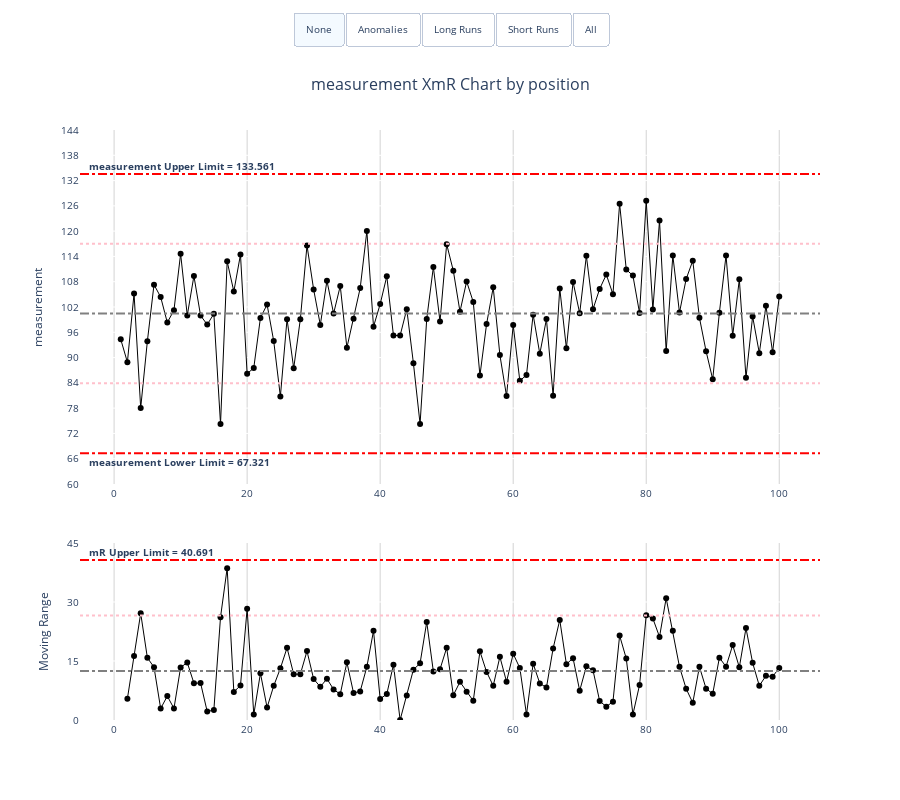

The notebook cell saved with this chart:
### Code cell
# Numeric example
numeric_data = pd.DataFrame({
    'position': range(1, 101),
    'measurement': np.random.normal(100, 10, 100)
})

xmr_numeric = xmr.XmR(
    data=numeric_data,
    x_ser_name='position',
    y_ser_name='measurement',
    x_type='numeric',
    chart_height=800
)

xmr_numeric.xmr_chart

### Figure 1 — Plotly figure (JSON) as saved in the notebook; plotly's stock layout.template omitted (floating-point values rounded to 4 significant figures)
{"data": [{"hovertemplate": "<b>Position:</b> %{x}<br><b>Value:</b> %{y:.2f}<br><extra></extra>", "line": {"color": "black", "width": 1}, "marker": {"color": "black", "size": 6}, "mode": "lines+markers", "name": "measurement", "type": "scatter", "x": [1, 2, 3, 4, 5, 6, 7, 8, 9, 10, 11, 12, 13, 14, 15, 16, 17, 18, 19, 20, 21, 22, 23, 24, 25, 26, 27, 28, 29, 30, 31, 32, 33, 34, 35, 36, 37, 38, 39, 40, 41, 42, 43, 44, 45, 46, 47, 48, 49, 50, 51, 52, 53, 54, 55, 56, 57, 58, 59, 60, 61, 62, 63, 64, 65, 66, 67, 68, 69, 70, 71, 72, 73, 74, 75, 76, 77, 78, 79, 80, 81, 82, 83, 84, 85, 86, 87, 88, 89, 90, 91, 92, 93, 94, 95, 96, 97, 98, 99, 100], "xaxis": "x", "y": [94.32, 88.9, 105.2, 78.05, 93.88, 107.3, 104.4, 98.31, 101.2, 114.6, 100.0, 109.4, 99.97, 97.83, 100.4, 74.22, 112.8, 105.7, 114.4, 86.16, 87.54, 99.42, 102.6, 93.91, 80.78, 99.12, 87.46, 99.1, 116.6, 106.2, 97.75, 108.2, 100.5, 107.0, 92.35, 99.22, 106.5, 120.0, 97.34, 102.7, 109.3, 95.24, 95.23, 101.5, 88.66, 74.26, 99.17, 111.5, 98.56, 116.9, 110.6, 100.9, 108.1, 103.2, 85.74, 97.97, 106.7, 90.61, 80.87, 97.7, 84.48, 85.87, 100.2, 90.88, 99.13, 80.97, 106.4, 92.21, 107.9, 100.5, 114.1, 101.5, 106.3, 109.7, 105.0, 126.5, 110.9, 109.5, 100.5, 127.2, 101.4, 122.5, 91.54, 114.2, 100.7, 108.6, 113.0, 99.46, 91.5, 84.83, 100.7, 114.2, 95.19, 108.6, 85.22, 99.76, 91.05, 102.3, 91.27, 104.5], "yaxis": "y"}, {"hovertemplate": "<b>Position:</b> %{x}<br><b>Range:</b> %{y:.2f}<br><extra></extra>", "line": {"color": "black", "width": 1}, "marker": {"color": "black", "size": 6}, "mode": "lines+markers", "name": "Moving Range", "type": "scatter", "x": [1, 2, 3, 4, 5, 6, 7, 8, 9, 10, 11, 12, 13, 14, 15, 16, 17, 18, 19, 20, 21, 22, 23, 24, 25, 26, 27, 28, 29, 30, 31, 32, 33, 34, 35, 36, 37, 38, 39, 40, 41, 42, 43, 44, 45, 46, 47, 48, 49, 50, 51, 52, 53, 54, 55, 56, 57, 58, 59, 60, 61, 62, 63, 64, 65, 66, 67, 68, 69, 70, 71, 72, 73, 74, 75, 76, 77, 78, 79, 80, 81, 82, 83, 84, 85, 86, 87, 88, 89, 90, 91, 92, 93, 94, 95, 96, 97, 98, 99, 100], "xaxis": "x2", "y": [null, 5.42, 16.28, 27.13, 15.83, 13.42, 2.918, 6.071, 2.937, 13.37, 14.61, 9.357, 9.391, 2.14, 2.545, 26.15, 38.6, 7.15, 8.766, 28.28, 1.38, 11.87, 3.173, 8.681, 13.13, 18.34, 11.66, 11.64, 17.52, 10.43, 8.431, 10.48, 7.779, 6.55, 14.65, 6.871, 7.274, 13.52, 22.67, 5.347, 6.606, 14.05, 0.01017, 6.236, 12.81, 14.4, 24.92, 12.32, 12.93, 18.34, 6.313, 9.693, 7.173, 4.872, 17.45, 12.22, 8.705, 16.06, 9.742, 16.83, 13.23, 1.391, 14.32, 9.307, 8.255, 18.17, 25.44, 14.19, 15.73, 7.444, 13.64, 12.65, 4.807, 3.4, 4.666, 21.46, 15.62, 1.424, 8.904, 26.64, 25.8, 21.13, 30.98, 22.67, 13.54, 7.958, 4.362, 13.52, 7.964, 6.668, 15.83, 13.57, 19.04, 13.4, 23.36, 14.53, 8.703, 11.24, 11.02, 13.25], "yaxis": "y2"}, {"marker": {"color": "red", "size": 8, "symbol": "cross"}, "mode": "markers", "texttemplate": "%{y}", "type": "scatter", "visible": false, "x": [], "xaxis": "x", "y": [], "yaxis": "y"}, {"marker": {"color": "red", "size": 8, "symbol": "cross"}, "mode": "markers", "type": "scatter", "visible": false, "x": [], "xaxis": "x2", "y": [], "yaxis": "y2"}], "layout": {"annotations": [{"font": {"size": 16}, "showarrow": false, "text": "measurement XmR Chart by position", "x": 0.5, "xanchor": "center", "xref": "paper", "y": 1.1, "yanchor": "top", "yref": "paper"}, {"font": {"size": 10}, "showarrow": false, "text": "<b>mR Upper Limit = 40.691</b>", "x": 0.01, "xanchor": "left", "xref": "paper", "y": 42.73, "yanchor": "auto", "yref": "y2"}, {"font": {"size": 10}, "showarrow": false, "text": "<b>measurement Upper Limit = 133.561</b>", "x": 0.01, "xanchor": "left", "xref": "paper", "y": 135.5, "yanchor": "auto", "yref": "y"}, {"font": {"size": 10}, "showarrow": false, "text": "<b>measurement Lower Limit = 67.321</b>", "x": 0.01, "xanchor": "left", "xref": "paper", "y": 65.33, "yanchor": "auto", "yref": "y"}], "font": {"size": 10}, "height": 800, "hovermode": "x", "plot_bgcolor": "white", "shapes": [{"line": {"color": "gray", "dash": "dashdot"}, "type": "line", "x0": 0, "x1": 1, "xref": "x domain", "y0": 100.4, "y1": 100.4, "yref": "y"}, {"line": {"color": "red", "dash": "dashdot"}, "type": "line", "x0": 0, "x1": 1, "xref": "x domain", "y0": 133.6, "y1": 133.6, "yref": "y"}, {"line": {"color": "red", "dash": "dashdot"}, "type": "line", "x0": 0, "x1": 1, "xref": "x domain", "y0": 67.32, "y1": 67.32, "yref": "y"}, {"line": {"color": "pink", "dash": "dot"}, "type": "line", "x0": 0, "x1": 1, "xref": "x domain", "y0": 117.0, "y1": 117.0, "yref": "y"}, {"line": {"color": "pink", "dash": "dot"}, "type": "line", "x0": 0, "x1": 1, "xref": "x domain", "y0": 83.88, "y1": 83.88, "yref": "y"}, {"line": {"color": "gray", "dash": "dashdot"}, "type": "line", "x0": 0, "x1": 1, "xref": "x domain", "y0": 12.45, "y1": 12.45, "yref": "y2"}, {"line": {"color": "red", "dash": "dashdot"}, "type": "line", "x0": 0, "x1": 1, "xref": "x domain", "y0": 40.69, "y1": 40.69, "yref": "y2"}, {"line": {"color": "pink", "dash": "dot"}, "type": "line", "x0": 0, "x1": 1, "xref": "x domain", "y0": 26.57, "y1": 26.57, "yref": "y2"}], "showlegend": false, "updatemenus": [{"active": 0, "buttons": [{"args": [{"visible": [true, true, false, false]}, {"annotations": [{"font": {"size": 16}, "showarrow": false, "text": "measurement XmR Chart by position", "x": 0.5, "xanchor": "center", "xref": "paper", "y": 1.1, "yanchor": "top", "yref": "paper"}, {"font": {"size": 10}, "showarrow": false, "text": "<b>mR Upper Limit = 40.691</b>", "x": 0.01, "xanchor": "left", "xref": "paper", "y": 42.73, "yanchor": "auto", "yref": "y2"}, {"font": {"size": 10}, "showarrow": false, "text": "<b>measurement Upper Limit = 133.561</b>", "x": 0.01, "xanchor": "left", "xref": "paper", "y": 135.5, "yanchor": "auto", "yref": "y"}, {"font": {"size": 10}, "showarrow": false, "text": "<b>measurement Lower Limit = 67.321</b>", "x": 0.01, "xanchor": "left", "xref": "paper", "y": 65.33, "yanchor": "auto", "yref": "y"}], "shapes": [{"line": {"color": "gray", "dash": "dashdot"}, "type": "line", "x0": 0, "x1": 1, "xref": "x domain", "y0": 100.4, "y1": 100.4, "yref": "y"}, {"line": {"color": "red", "dash": "dashdot"}, "type": "line", "x0": 0, "x1": 1, "xref": "x domain", "y0": 133.6, "y1": 133.6, "yref": "y"}, {"line": {"color": "red", "dash": "dashdot"}, "type": "line", "x0": 0, "x1": 1, "xref": "x domain", "y0": 67.32, "y1": 67.32, "yref": "y"}, {"line": {"color": "pink", "dash": "dot"}, "type": "line", "x0": 0, "x1": 1, "xref": "x domain", "y0": 117.0, "y1": 117.0, "yref": "y"}, {"line": {"color": "pink", "dash": "dot"}, "type": "line", "x0": 0, "x1": 1, "xref": "x domain", "y0": 83.88, "y1": 83.88, "yref": "y"}, {"line": {"color": "gray", "dash": "dashdot"}, "type": "line", "x0": 0, "x1": 1, "xref": "x domain", "y0": 12.45, "y1": 12.45, "yref": "y2"}, {"line": {"color": "red", "dash": "dashdot"}, "type": "line", "x0": 0, "x1": 1, "xref": "x domain", "y0": 40.69, "y1": 40.69, "yref": "y2"}, {"line": {"color": "pink", "dash": "dot"}, "type": "line", "x0": 0, "x1": 1, "xref": "x domain", "y0": 26.57, "y1": 26.57, "yref": "y2"}]}], "label": "None", "method": "update"}, {"args": [{"visible": [true, true, true, true]}, {"annotations": [{"font": {"size": 16}, "showarrow": false, "text": "measurement XmR Chart by position", "x": 0.5, "xanchor": "center", "xref": "paper", "y": 1.1, "yanchor": "top", "yref": "paper"}, {"font": {"size": 10}, "showarrow": false, "text": "<b>mR Upper Limit = 40.691</b>", "x": 0.01, "xanchor": "left", "xref": "paper", "y": 42.73, "yanchor": "auto", "yref": "y2"}, {"font": {"size": 10}, "showarrow": false, "text": "<b>measurement Upper Limit = 133.561</b>", "x": 0.01, "xanchor": "left", "xref": "paper", "y": 135.5, "yanchor": "auto", "yref": "y"}, {"font": {"size": 10}, "showarrow": false, "text": "<b>measurement Lower Limit = 67.321</b>", "x": 0.01, "xanchor": "left", "xref": "paper", "y": 65.33, "yanchor": "auto", "yref": "y"}], "shapes": [{"line": {"color": "gray", "dash": "dashdot"}, "type": "line", "x0": 0, "x1": 1, "xref": "x domain", "y0": 100.4, "y1": 100.4, "yref": "y"}, {"line": {"color": "red", "dash": "dashdot"}, "type": "line", "x0": 0, "x1": 1, "xref": "x domain", "y0": 133.6, "y1": 133.6, "yref": "y"}, {"line": {"color": "red", "dash": "dashdot"}, "type": "line", "x0": 0, "x1": 1, "xref": "x domain", "y0": 67.32, "y1": 67.32, "yref": "y"}, {"line": {"color": "pink", "dash": "dot"}, "type": "line", "x0": 0, "x1": 1, "xref": "x domain", "y0": 117.0, "y1": 117.0, "yref": "y"}, {"line": {"color": "pink", "dash": "dot"}, "type": "line", "x0": 0, "x1": 1, "xref": "x domain", "y0": 83.88, "y1": 83.88, "yref": "y"}, {"line": {"color": "gray", "dash": "dashdot"}, "type": "line", "x0": 0, "x1": 1, "xref": "x domain", "y0": 12.45, "y1": 12.45, "yref": "y2"}, {"line": {"color": "red", "dash": "dashdot"}, "type": "line", "x0": 0, "x1": 1, "xref": "x domain", "y0": 40.69, "y1": 40.69, "yref": "y2"}, {"line": {"color": "pink", "dash": "dot"}, "type": "line", "x0": 0, "x1": 1, "xref": "x domain", "y0": 26.57, "y1": 26.57, "yref": "y2"}]}], "label": "Anomalies", "method": "update"}, {"args": [{"visible": [true, true, false, false]}, {"annotations": [{"font": {"size": 16}, "showarrow": false, "text": "measurement XmR Chart by position", "x": 0.5, "xanchor": "center", "xref": "paper", "y": 1.1, "yanchor": "top", "yref": "paper"}, {"font": {"size": 10}, "showarrow": false, "text": "<b>mR Upper Limit = 40.691</b>", "x": 0.01, "xanchor": "left", "xref": "paper", "y": 42.73, "yanchor": "auto", "yref": "y2"}, {"font": {"size": 10}, "showarrow": false, "text": "<b>measurement Upper Limit = 133.561</b>", "x": 0.01, "xanchor": "left", "xref": "paper", "y": 135.5, "yanchor": "auto", "yref": "y"}, {"font": {"size": 10}, "showarrow": false, "text": "<b>measurement Lower Limit = 67.321</b>", "x": 0.01, "xanchor": "left", "xref": "paper", "y": 65.33, "yanchor": "auto", "yref": "y"}], "shapes": [{"line": {"color": "gray", "dash": "dashdot"}, "type": "line", "x0": 0, "x1": 1, "xref": "x domain", "y0": 100.4, "y1": 100.4, "yref": "y"}, {"line": {"color": "red", "dash": "dashdot"}, "type": "line", "x0": 0, "x1": 1, "xref": "x domain", "y0": 133.6, "y1": 133.6, "yref": "y"}, {"line": {"color": "red", "dash": "dashdot"}, "type": "line", "x0": 0, "x1": 1, "xref": "x domain", "y0": 67.32, "y1": 67.32, "yref": "y"}, {"line": {"color": "pink", "dash": "dot"}, "type": "line", "x0": 0, "x1": 1, "xref": "x domain", "y0": 117.0, "y1": 117.0, "yref": "y"}, {"line": {"color": "pink", "dash": "dot"}, "type": "line", "x0": 0, "x1": 1, "xref": "x domain", "y0": 83.88, "y1": 83.88, "yref": "y"}, {"line": {"color": "gray", "dash": "dashdot"}, "type": "line", "x0": 0, "x1": 1, "xref": "x domain", "y0": 12.45, "y1": 12.45, "yref": "y2"}, {"line": {"color": "red", "dash": "dashdot"}, "type": "line", "x0": 0, "x1": 1, "xref": "x domain", "y0": 40.69, "y1": 40.69, "yref": "y2"}, {"line": {"color": "pink", "dash": "dot"}, "type": "line", "x0": 0, "x1": 1, "xref": "x domain", "y0": 26.57, "y1": 26.57, "yref": "y2"}, {"fillcolor": "pink", "line": {"color": "purple", "dash": "longdashdot", "width": 2}, "name": "Long Run", "opacity": 0.2, "path": "M 69 112.14355926861374 L 70 104.6993696232328 L 71 118.34055239107434 L 72 105.68859841395697 L 73 110.49594813262254 L 74 113.89545113659337 L 75 109.22946719354414 L 76 130.69407126900063 L 77 115.07618945371931 L 78 113.65241379064402 L 79 104.7482916271029 L 80 131.3909136783542 L 81 105.58769879077123 L 81 97.18769879077122 L 80 122.9909136783542 L 79 96.3482916271029 L 78 105.25241379064401 L 77 106.6761894537193 L 76 122.29407126900064 L 75 100.82946719354413 L 74 105.49545113659336 L 73 102.09594813262254 L 72 97.28859841395696 L 71 109.94055239107433 L 70 96.29936962323279 L 69 103.74355926861374 Z", "type": "path"}, {"fillcolor": "pink", "line": {"color": "purple", "dash": "longdashdot", "width": 2}, "name": "Long Run", "opacity": 0.2, "path": "M 58 94.81497877475918 L 59 85.0726852549367 L 60 101.90279604150808 L 61 88.67510136302329 L 62 90.06600393944454 L 63 104.38475375163215 L 64 95.07733320994298 L 65 103.33195842864222 L 66 85.16516817999376 L 66 76.76516817999375 L 65 94.93195842864222 L 64 86.67733320994297 L 63 95.98475375163214 L 62 81.66600393944454 L 61 80.27510136302328 L 60 93.50279604150808 L 59 76.6726852549367 L 58 86.41497877475918 Z", "type": "path"}, {"fillcolor": "pink", "line": {"color": "purple", "dash": "longdashdot", "width": 2}, "name": "Long Run", "opacity": 0.2, "path": "M 75 109.22946719354414 L 76 130.69407126900063 L 77 115.07618945371931 L 78 113.65241379064402 L 79 104.7482916271029 L 80 131.3909136783542 L 81 105.58769879077123 L 82 126.7187103186942 L 82 118.3187103186942 L 81 97.18769879077122 L 80 122.9909136783542 L 79 96.3482916271029 L 78 105.25241379064401 L 77 106.6761894537193 L 76 122.29407126900064 L 75 100.82946719354413 Z", "type": "path"}]}], "label": "Long Runs", "method": "update"}, {"args": [{"visible": [true, true, false, false]}, {"annotations": [{"font": {"size": 16}, "showarrow": false, "text": "measurement XmR Chart by position", "x": 0.5, "xanchor": "center", "xref": "paper", "y": 1.1, "yanchor": "top", "yref": "paper"}, {"font": {"size": 10}, "showarrow": false, "text": "<b>mR Upper Limit = 40.691</b>", "x": 0.01, "xanchor": "left", "xref": "paper", "y": 42.73, "yanchor": "auto", "yref": "y2"}, {"font": {"size": 10}, "showarrow": false, "text": "<b>measurement Upper Limit = 133.561</b>", "x": 0.01, "xanchor": "left", "xref": "paper", "y": 135.5, "yanchor": "auto", "yref": "y"}, {"font": {"size": 10}, "showarrow": false, "text": "<b>measurement Lower Limit = 67.321</b>", "x": 0.01, "xanchor": "left", "xref": "paper", "y": 65.33, "yanchor": "auto", "yref": "y"}], "shapes": [{"line": {"color": "gray", "dash": "dashdot"}, "type": "line", "x0": 0, "x1": 1, "xref": "x domain", "y0": 100.4, "y1": 100.4, "yref": "y"}, {"line": {"color": "red", "dash": "dashdot"}, "type": "line", "x0": 0, "x1": 1, "xref": "x domain", "y0": 133.6, "y1": 133.6, "yref": "y"}, {"line": {"color": "red", "dash": "dashdot"}, "type": "line", "x0": 0, "x1": 1, "xref": "x domain", "y0": 67.32, "y1": 67.32, "yref": "y"}, {"line": {"color": "pink", "dash": "dot"}, "type": "line", "x0": 0, "x1": 1, "xref": "x domain", "y0": 117.0, "y1": 117.0, "yref": "y"}, {"line": {"color": "pink", "dash": "dot"}, "type": "line", "x0": 0, "x1": 1, "xref": "x domain", "y0": 83.88, "y1": 83.88, "yref": "y"}, {"line": {"color": "gray", "dash": "dashdot"}, "type": "line", "x0": 0, "x1": 1, "xref": "x domain", "y0": 12.45, "y1": 12.45, "yref": "y2"}, {"line": {"color": "red", "dash": "dashdot"}, "type": "line", "x0": 0, "x1": 1, "xref": "x domain", "y0": 40.69, "y1": 40.69, "yref": "y2"}, {"line": {"color": "pink", "dash": "dot"}, "type": "line", "x0": 0, "x1": 1, "xref": "x domain", "y0": 26.57, "y1": 26.57, "yref": "y2"}]}], "label": "Short Runs", "method": "update"}, {"args": [{"visible": [true, true, true, true]}, {"annotations": [{"font": {"size": 16}, "showarrow": false, "text": "measurement XmR Chart by position", "x": 0.5, "xanchor": "center", "xref": "paper", "y": 1.1, "yanchor": "top", "yref": "paper"}, {"font": {"size": 10}, "showarrow": false, "text": "<b>mR Upper Limit = 40.691</b>", "x": 0.01, "xanchor": "left", "xref": "paper", "y": 42.73, "yanchor": "auto", "yref": "y2"}, {"font": {"size": 10}, "showarrow": false, "text": "<b>measurement Upper Limit = 133.561</b>", "x": 0.01, "xanchor": "left", "xref": "paper", "y": 135.5, "yanchor": "auto", "yref": "y"}, {"font": {"size": 10}, "showarrow": false, "text": "<b>measurement Lower Limit = 67.321</b>", "x": 0.01, "xanchor": "left", "xref": "paper", "y": 65.33, "yanchor": "auto", "yref": "y"}], "shapes": [{"line": {"color": "gray", "dash": "dashdot"}, "type": "line", "x0": 0, "x1": 1, "xref": "x domain", "y0": 100.4, "y1": 100.4, "yref": "y"}, {"line": {"color": "red", "dash": "dashdot"}, "type": "line", "x0": 0, "x1": 1, "xref": "x domain", "y0": 133.6, "y1": 133.6, "yref": "y"}, {"line": {"color": "red", "dash": "dashdot"}, "type": "line", "x0": 0, "x1": 1, "xref": "x domain", "y0": 67.32, "y1": 67.32, "yref": "y"}, {"line": {"color": "pink", "dash": "dot"}, "type": "line", "x0": 0, "x1": 1, "xref": "x domain", "y0": 117.0, "y1": 117.0, "yref": "y"}, {"line": {"color": "pink", "dash": "dot"}, "type": "line", "x0": 0, "x1": 1, "xref": "x domain", "y0": 83.88, "y1": 83.88, "yref": "y"}, {"line": {"color": "gray", "dash": "dashdot"}, "type": "line", "x0": 0, "x1": 1, "xref": "x domain", "y0": 12.45, "y1": 12.45, "yref": "y2"}, {"line": {"color": "red", "dash": "dashdot"}, "type": "line", "x0": 0, "x1": 1, "xref": "x domain", "y0": 40.69, "y1": 40.69, "yref": "y2"}, {"line": {"color": "pink", "dash": "dot"}, "type": "line", "x0": 0, "x1": 1, "xref": "x domain", "y0": 26.57, "y1": 26.57, "yref": "y2"}, {"fillcolor": "pink", "line": {"color": "purple", "dash": "longdashdot", "width": 2}, "name": "Long Run", "opacity": 0.2, "path": "M 69 112.14355926861374 L 70 104.6993696232328 L 71 118.34055239107434 L 72 105.68859841395697 L 73 110.49594813262254 L 74 113.89545113659337 L 75 109.22946719354414 L 76 130.69407126900063 L 77 115.07618945371931 L 78 113.65241379064402 L 79 104.7482916271029 L 80 131.3909136783542 L 81 105.58769879077123 L 81 97.18769879077122 L 80 122.9909136783542 L 79 96.3482916271029 L 78 105.25241379064401 L 77 106.6761894537193 L 76 122.29407126900064 L 75 100.82946719354413 L 74 105.49545113659336 L 73 102.09594813262254 L 72 97.28859841395696 L 71 109.94055239107433 L 70 96.29936962323279 L 69 103.74355926861374 Z", "type": "path"}, {"fillcolor": "pink", "line": {"color": "purple", "dash": "longdashdot", "width": 2}, "name": "Long Run", "opacity": 0.2, "path": "M 58 94.81497877475918 L 59 85.0726852549367 L 60 101.90279604150808 L 61 88.67510136302329 L 62 90.06600393944454 L 63 104.38475375163215 L 64 95.07733320994298 L 65 103.33195842864222 L 66 85.16516817999376 L 66 76.76516817999375 L 65 94.93195842864222 L 64 86.67733320994297 L 63 95.98475375163214 L 62 81.66600393944454 L 61 80.27510136302328 L 60 93.50279604150808 L 59 76.6726852549367 L 58 86.41497877475918 Z", "type": "path"}, {"fillcolor": "pink", "line": {"color": "purple", "dash": "longdashdot", "width": 2}, "name": "Long Run", "opacity": 0.2, "path": "M 75 109.22946719354414 L 76 130.69407126900063 L 77 115.07618945371931 L 78 113.65241379064402 L 79 104.7482916271029 L 80 131.3909136783542 L 81 105.58769879077123 L 82 126.7187103186942 L 82 118.3187103186942 L 81 97.18769879077122 L 80 122.9909136783542 L 79 96.3482916271029 L 78 105.25241379064401 L 77 106.6761894537193 L 76 122.29407126900064 L 75 100.82946719354413 Z", "type": "path"}]}], "label": "All", "method": "update"}], "direction": "right", "type": "buttons", "x": 0.5, "xanchor": "center", "y": 1.2}], "xaxis": {"anchor": "y", "automargin": true, "domain": [0, 1], "gridcolor": "lightgray", "showgrid": true, "showline": true, "showspikes": true, "showticklabels": true, "spikemode": "across+toaxis", "spikesnap": "cursor", "tickangle": 0, "tickformat": "d", "ticklabelmode": "period", "type": "linear", "zeroline": false}, "xaxis2": {"anchor": "y2", "automargin": true, "domain": [0, 1], "gridcolor": "lightgray", "showgrid": true, "showline": true, "showspikes": true, "showticklabels": true, "spikemode": "across+toaxis", "spikesnap": "cursor", "tickangle": 0, "tickformat": "d", "ticklabelmode": "period", "type": "linear", "zeroline": false}, "yaxis": {"anchor": "x", "domain": [0.4, 1], "dtick": 6, "range": [60, 144], "tickformat": "0", "title": {"text": "measurement"}}, "yaxis2": {"anchor": "x2", "domain": [0, 0.3], "dtick": 15, "range": [0, 45], "tickformat": "0", "title": {"text": "Moving Range"}}}}
